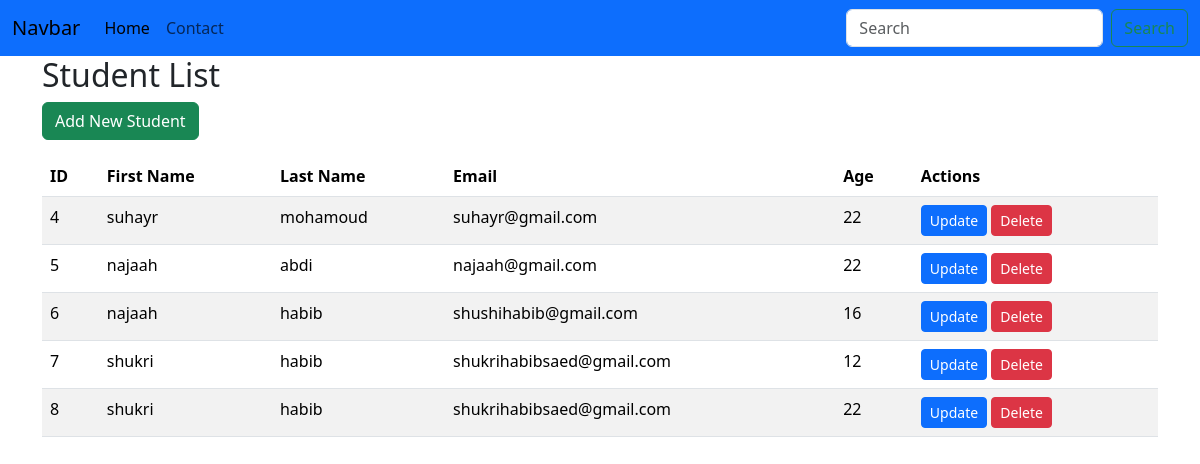
Screenshot of /table/ with the database file from the repository.
### myappy/models.py (models this page shows, shortened)
class Student(models.Model):
    firstName = models.CharField(max_length=50)
    lastname = models.CharField(max_length=50)
    email = models.EmailField()
    age = models.PositiveBigIntegerField()

### myappy/views.py (the view)
# urls.py: path('table/', views.table , name= "table" ),
def table(request):
    students = Student.objects.all()
    return render(request, 'student_list.html', {'students': students})

### templates/student_list.html
{% extends "base.html" %}
{% block content %}
<div class="container">
    <div class="row">
        <div class="col-md-12">
            <h2>Student List</h2>
            <a href="{% url 'contact' %}" class="btn btn-success mb-3">Add New Student</a>
            <table class="table table-striped">
                <thead>
                    <tr>
                        <th scope="col">ID</th>
                        <th scope="col">First Name</th>
                        <th scope="col">Last Name</th>
                        <th scope="col">Email</th>
                        <th scope="col">Age</th>
                        <th scope="col">Actions</th>
                    </tr>
                </thead>
                <tbody>
                    {% for student in students %}
                    <tr>
                        <td>{{ student.id }}</td>
                        <td>{{ student.firstName }}</td>
                        <td>{{ student.lastname }}</td>
                        <td>{{ student.email }}</td>
                        <td>{{ student.age }}</td>
                        <td>
                            <a href="{% url 'update' student.pk %}" class="btn btn-primary btn-sm">Update</a>
                            <a href="{% url 'delete' student.pk %}" class="btn btn-danger btn-sm">Delete</a>
                        </td>
                    </tr>
                    {% empty %}
                    <tr>
                        <td colspan="6">No students found.</td>
                    </tr>
                    {% endfor %}
                </tbody>
            </table>
        </div>
    </div>
</div>
{% endblock content %}

### templates/base.html (shortened to what this page needs)
<!doctype html>
<html lang="en">
  <head>
    <link href="https://cdn.jsdelivr.net/npm/bootstrap@5.3.8/dist/css/bootstrap.min.css" rel="stylesheet">
  </head>
  <body>
<nav class="navbar navbar-expand-lg bg-primary">
  <div class="container-fluid">
    <a class="navbar-brand" href="#">Navbar</a>
    <div class="collapse navbar-collapse" id="navbarSupportedContent">
      <ul class="navbar-nav me-auto mb-2 mb-lg-0">
        <li class="nav-item">
          <a class="nav-link active" aria-current="page" href="#">Home</a>
        </li>
        <li class="nav-item">
          <a class="nav-link" href="#">Contact</a>
      </ul>
      <form class="d-flex" role="search">
        <input class="form-control me-2" type="search" placeholder="Search" aria-label="Search"/>
        <button class="btn btn-outline-success" type="submit">Search</button>
      </form>
    </div>
  </div>
</nav>
{% block content%}
{%endblock%}
  </body>
</html>

### rows the page displays
Student: id "4", firstName "suhayr", lastname "mohamoud", email "suhayr@gmail.com", age "22"
Student: id "5", firstName "najaah", lastname "abdi", email "najaah@gmail.com", age "22"
Student: id "6", firstName "najaah", lastname "habib", email "shushihabib@gmail.com", age "16"
Student: id "7", firstName "shukri", lastname "habib", email "shukrihabibsaed@gmail.com", age "12"
Student: id "8", firstName "shukri", lastname "habib", email "shukrihabibsaed@gmail.com", age "22"
